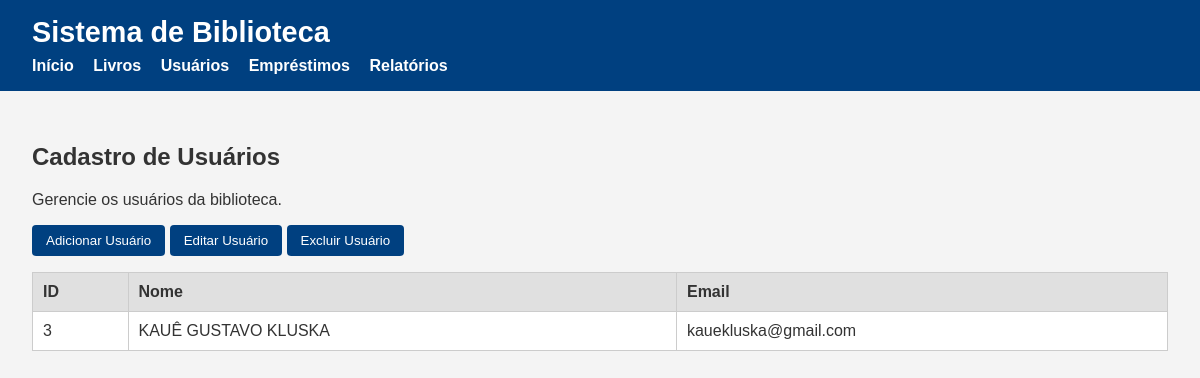
/usuarios/, run on an earlier commit of the app's database.
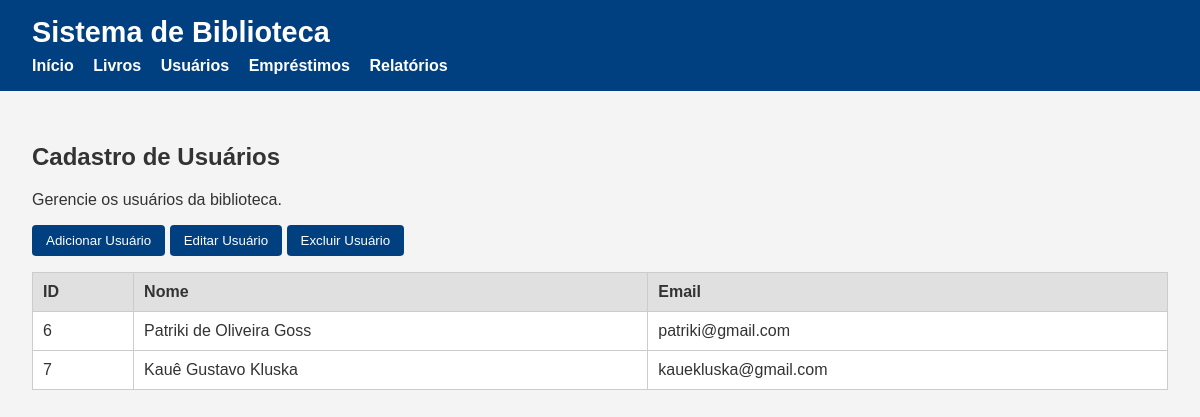
And on a later commit of the database.
### core/models.py (models this page shows, shortened)
class Usuario(models.Model):
    nome = models.CharField(max_length=100)
    email = models.EmailField(unique=True)
    telefone = models.CharField(max_length=20, blank=True, null=True)
    data_cadastro = models.DateTimeField(auto_now_add=True)

### core/views.py (the view)
# urls.py: path('usuarios/', views.usuarios, name='usuarios'),  # Listagem de todos os usuários
def usuarios(request):
    usuarios = Usuario.objects.all()
    return render(request, 'core/usuario/usuarios.html', {'usuarios': usuarios})

### core/templates/core/usuario/usuarios.html (shortened to what this page needs)
{% extends "core/base.html" %}
{% block content %}
    <h2>Cadastro de Usuários</h2>
    <p>Gerencie os usuários da biblioteca.</p>
        <a href="{% url 'usuario_create' %}" ><button type="button" class=" botao-link">Adicionar Usuário</button></a>
        <a href="{% url 'usuario_edit' %}"><button type="button" class=" botao-link">Editar Usuário</button></a>
        <a href="{% url 'usuario_delete' %}"><button type="button" class=" botao-link">Excluir Usuário</button></a>
    <table class="table table-striped">
        <thead>
            <tr>
                <th>ID</th>
                <th>Nome</th>
                <th>Email</th>
            </tr>
        </thead>
        <tbody>
            {% for usuario in usuarios %}
                <tr>
                    <td>{{ usuario.id }}</td>
                    <td>{{ usuario.nome }}</td>
                    <td>{{ usuario.email }}</td>
                </tr>
            {% endfor %}
        </tbody>
    </table>
{% endblock %}

What changed in the data, as far as the page shows it:
removed Usuario: id "3", nome "KAUÊ GUSTAVO KLUSKA", email "kauekluska@gmail.com"
added Usuario: id "6", nome "Patriki de Oliveira Goss", email "patriki@gmail.com"
added Usuario: id "7", nome "Kauê Gustavo Kluska", email "kauekluska@gmail.com"
